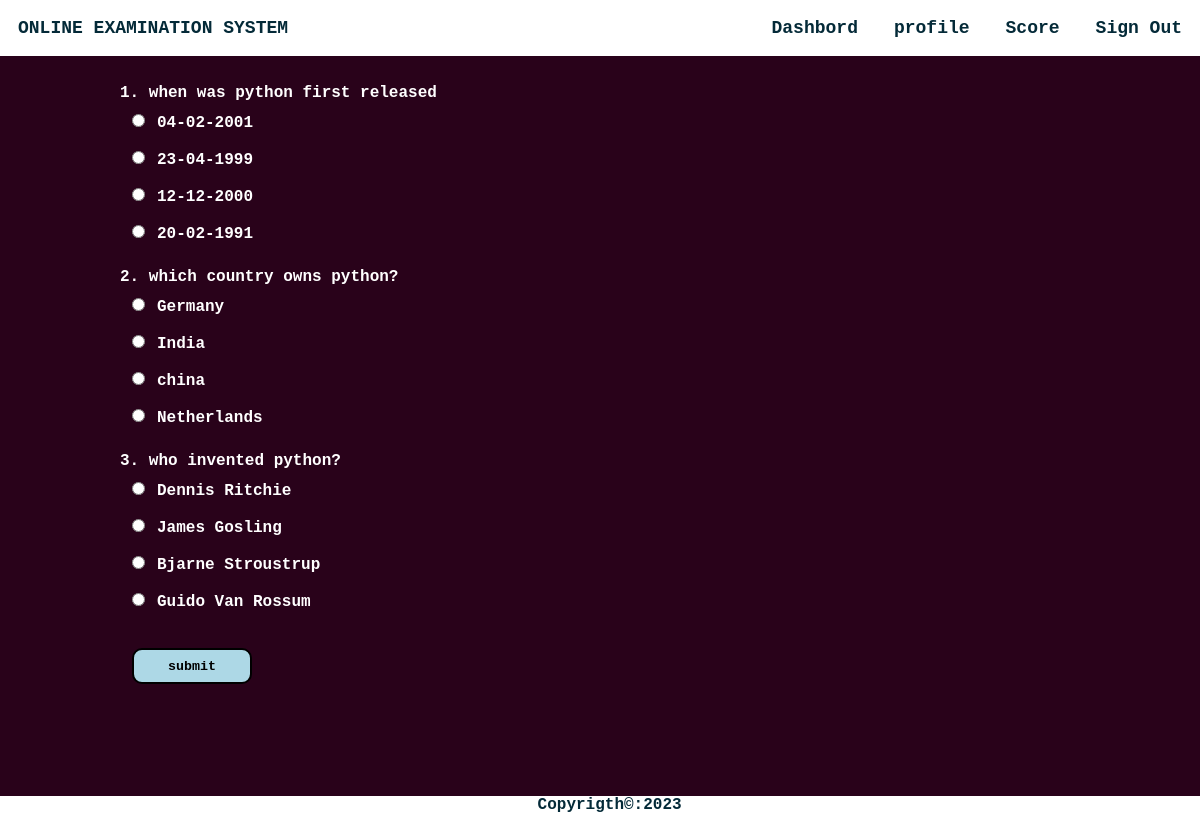
Page /takeq.php?qid=26 (signed in) on the committed database.
### tables this page shows
CREATE TABLE IF NOT EXISTS `questions` (
  `qs` varchar(200) NOT NULL,
  `op1` varchar(30) NOT NULL,
  `op2` varchar(30) NOT NULL,
  `op3` varchar(30) NOT NULL,
  `answer` varchar(30) NOT NULL,
  `quizid` int(11) NOT NULL,
  UNIQUE KEY `qs` (`qs`),
  KEY `quizid` (`quizid`),
  KEY `quizid_2` (`quizid`),
  KEY `quizid_3` (`quizid`)
);

### takeq.php (the view, shortened to what this page needs)
<html>
<head>
</head>
<?php
        $conn = mysqli_connect('localhost', 'root','','online_exam');if (!$conn) {
    echo "<script>alert(\"Database error retry after some time !\")</script>";
}
?>
<body
    style="margin: 0 !important;font-weight: bolder !important;font-family: 'Courier New', Courier, monospace;color: #fff">
    <div style="background-color: #29021A;height: auto;">
        <div class="navbar" style="display: inline-flex;width: 100%;color:#042A38;position:fixed;">
            <section style="margin: 1.5vw;">ONLINE EXAMINATION SYSTEM</section>
            <ul
                style="display: inline-flex;padding: 0 !important;margin: 0;float: right;right: 0;position: fixed;width: 50vw;">
                <li onclick="dash()">Dashbord</li>
                <li onclick="prof()">profile</li>
                <li onclick="score()">Score</li>
                <li onclick="lo()">Sign Out</li>
            </ul>
        </div><br><br>
        <section style="margin-top: 4vw;width:80vw;margin-left:10vw;margin-right:10vw">
            <?php
        if(isset($_GET["qid"])){
        $qid=$_GET["qid"];
            $sql ="select * from questions where quizid='{$qid}'";
            $res=mysqli_query($conn,$sql);
            if($res)
            {
                if(mysqli_num_rows($res)==0)
                {
                    echo "No questions found under this quiz please come later";
                }else{
                $i=1;
                $j=0;
                echo "<form method=\"POST\">";
                while ($row = mysqli_fetch_assoc($res)) {
                    echo $i.". ".$row["qs"]."<br>";
                    echo "<input type=\"radio\" value=\"".$j."\" name=\"ans".$i.$j."\">".$row["op1"]."<br>";
                    echo "<input type=\"radio\" value=\"".($j+1)."\" name=\"ans".$i.$j."\">".$row["op2"]."<br>";
                    echo "<input type=\"radio\" value=\"".($j+2)."\"name=\"ans".$i.$j."\">".$row["op3"]."<br>";
                    echo "<input type=\"radio\"value=\"".($j+3)."\" name=\"ans".$i.$j."\">".$row["answer"]."<br><br>";
                    $i++;
                }
                echo "<input id=\"btn\" type=\"submit\" name=\"submit\" value=\"submit\"><br><br><br>";
                echo "</form><br><br>";
            }
            }
            else
            {
                echo "error".mysqli_error($conn).".";
            }
     } ?>
        </section>
    </div>
    <?php require("footer.php");?>
</body>
</html>

### takeq.php (style rules this page uses)
body { background-color: #29021A !important; }
li { margin: 1.5vw; }
ul { list-style: none; width: auto !important; }
.navbar { background-color: #fff !important; font-size: 1.5vw; }
input { margin: 1vw; }
#btn { height: 3vw; width: 10vw; font-family: 'Courier New', Courier, monospace; font-weight: bolder; border-radius: 10px; border: 2px solid black; background-color: lightblue; }

### rows in the picture
questions: qs "when was python first released", op1 "04-02-2001", op2 "23-04-1999", op3 "12-12-2000", answer "20-02-1991"
questions: qs "which country owns python?", op1 "Germany", op2 "India", op3 "china", answer "Netherlands"
questions: qs "who invented python?", op1 "Dennis Ritchie", op2 "James Gosling", op3 "Bjarne Stroustrup", answer "Guido Van Rossum"
